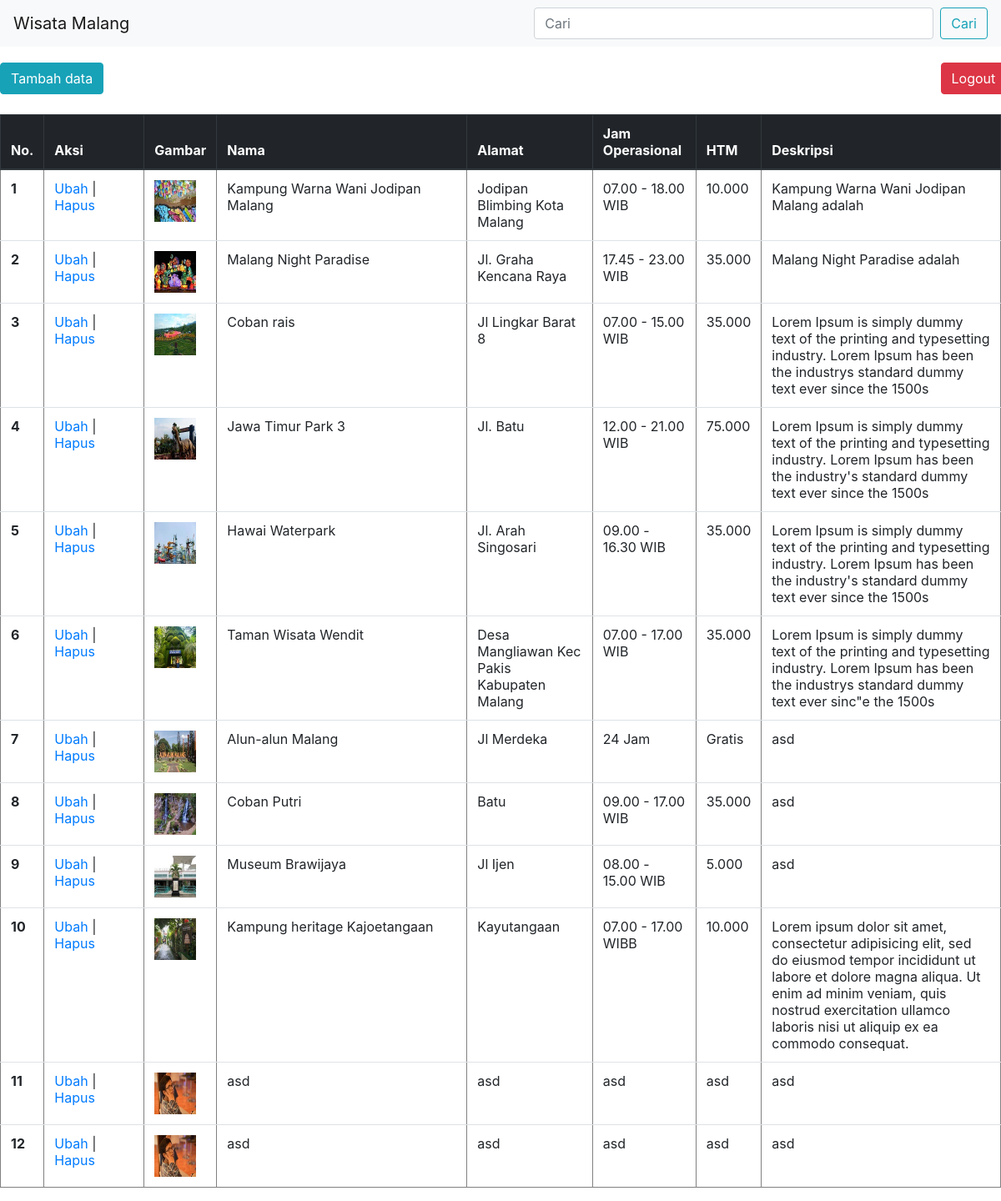
The app's page /index.php (signed in) with its own data.
### tables this page shows
CREATE TABLE `wisata` (
  `id` int(11) NOT NULL,
  `nama` varchar(100) NOT NULL,
  `alamat` varchar(100) NOT NULL,
  `operasional` varchar(20) NOT NULL,
  `htm` varchar(20) NOT NULL,
  `deskripsi` text NOT NULL,
  `gambar` varchar(100) NOT NULL
);

### functions.php (called while the page is built, shortened)
<?php
$conn = mysqli_connect("localhost", "root", "", "malang");
function query($query) {
	global $conn;
	$result = mysqli_query($conn, $query);
	$rows = [];
	while ( $row = mysqli_fetch_assoc($result) ) {
		$rows[] = $row;
	}
	return $rows;
}
 ?>

### index.php (the view, shortened to what this page needs)
<?php
require 'functions.php';
$wisatas = query("SELECT * FROM wisata");
?>
<html lang="en">
  <head>
    <link rel="stylesheet" href="https://stackpath.bootstrapcdn.com/bootstrap/4.1.3/css/bootstrap.min.css">
	<link rel="stylesheet" href="style.css">
  </head>
<body>
<nav class="navbar navbar-expand-lg navbar-light bg-light fixed-top">
  <a class="navbar-brand" href="#">Wisata Malang</a>
    <form class="form-inline my-2 my-lg-0 ml-auto" action="" method="post">
      <input class="form-control mr-sm-2" type="text" placeholder="Cari" aria-label="Cari" name="keyword" size="40" autocomplete="off" id="keyword">
      <button class="btn btn-outline-info my-2 my-sm-0" type="submit" name="cari" id="tombol-cari">Cari</button>
    </form>
</nav>
<div class="row tambah-logout">
<div class="col-1" ><a class="btn btn-info" href="tambah.php" role="button">Tambah data</a></div>
<div class="col-1 ml-auto"><a class="btn btn-danger" href="logout.php" role="button">Logout</a></div>
</div>
<br>
<div id="container">
<table border="1" cellpadding="10" cellspacing="0" class="table table-hover">
<thead class="thead-dark">
<tr>
	<th scope="col">No.</th>
	<th scope="col" width="120">Aksi</th>
	<th scope="col">Gambar</th>
	<th scope="col" width="300">Nama</th>
	<th scope="col">Alamat</th>
	<th scope="col">Jam Operasional</th>
	<th scope="col">HTM</th>
	<th scope="col">Deskripsi</th>
</tr>
</thead>
	<tbody>
	<?php $i=1; ?>
	<?php foreach( $wisatas as $wisata ) : ?>
	<tr>
		<th scope="row"><?= $i;  ?></th>
		<td>
			<a href="ubah.php?id=<?= $wisata["id"]; ?>">Ubah</a> |
			<a href="hapus.php?id=<?= $wisata["id"]; ?>" onclick="return confirm('apakah anda yakin ingin menghapus data ini?');">Hapus</a>
		</td>
		<td><img src="img/<?= $wisata["gambar"]; ?>" width="50"></td>
		<td><?= $wisata["nama"]; ?></td>
		<td><?= $wisata["alamat"]; ?></td>
		<td><?= $wisata["operasional"]; ?> </td>
		<td><?= $wisata["htm"]; ?></td>
		<td><?= $wisata["deskripsi"]; ?></td>
		</tr>
	<?php $i++; ?>
	<?php endforeach; ?>
	</tbody>
</table>
</div>
</body>
</html>

### style.css (style rules this page uses)
.tambah-logout { margin-top: 75px; }

### records on screen
wisata: gambar (picture), nama "Kampung Warna Wani Jodipan Malang", alamat "Jodipan Blimbing Kota Malang", operasional "07.00 - 18.00 WIB", htm "10.000", deskripsi "Kampung Warna Wani Jodipan Malang adalah"
wisata: gambar (picture), nama "Malang Night Paradise", alamat "Jl. Graha Kencana Raya", operasional "17.45 - 23.00 WIB", htm "35.000", deskripsi "Malang Night Paradise adalah"
wisata: gambar (picture), nama "Coban rais", alamat "Jl Lingkar Barat 8", operasional "07.00 - 15.00 WIB", htm "35.000", deskripsi "Lorem Ipsum is simply dummy text of the printing and typesetting industry. Lorem Ipsum has been the industrys standard dummy text ever since the 1500s"
wisata: gambar (picture), nama "Jawa Timur Park 3", alamat "Jl. Batu", operasional "12.00 - 21.00 WIB", htm "75.000", deskripsi "Lorem Ipsum is simply dummy text of the printing and typesetting industry. Lorem Ipsum has been the industry's standard dummy text ever since the 1500s"
wisata: gambar (picture), nama "Hawai Waterpark", alamat "Jl. Arah Singosari", operasional "09.00 - 16.30 WIB", htm "35.000", deskripsi "Lorem Ipsum is simply dummy text of the printing and typesetting industry. Lorem Ipsum has been the industry's standard dummy text ever since the 1500s"
wisata: gambar (picture), nama "Taman Wisata Wendit", alamat "Desa Mangliawan Kec Pakis Kabupaten Malang", operasional "07.00 - 17.00 WIB", htm "35.000", deskripsi "Lorem Ipsum is simply dummy text of the printing and typesetting industry. Lorem Ipsum has been the industrys standard dummy text ever sinc\"e the 1500s"
wisata: gambar (picture), nama "Alun-alun Malang", alamat "Jl Merdeka", operasional "24 Jam", htm "Gratis", deskripsi "asd"
wisata: gambar (picture), nama "Coban Putri", alamat "Batu", operasional "09.00 - 17.00 WIB", htm "35.000", deskripsi "asd"
wisata: gambar (picture), nama "Museum Brawijaya", alamat "Jl Ijen", operasional "08.00 - 15.00 WIB", htm "5.000", deskripsi "asd"
wisata: gambar (picture), nama "Kampung heritage Kajoetangaan", alamat "Kayutangaan", operasional "07.00 - 17.00 WIBB", htm "10.000", deskripsi "Lorem ipsum dolor sit amet, consectetur adipisicing elit, sed do eiusmod tempor incididunt ut labore et dolore magna aliqua. Ut enim ad minim veniam, quis nostrud exercitation ullamco laboris nisi ut aliquip ex ea commodo consequat."
wisata: gambar (picture), nama "asd", alamat "asd", operasional "asd", htm "asd", deskripsi "asd"
wisata: gambar (picture), nama "asd", alamat "asd", operasional "asd", htm "asd", deskripsi "asd"
